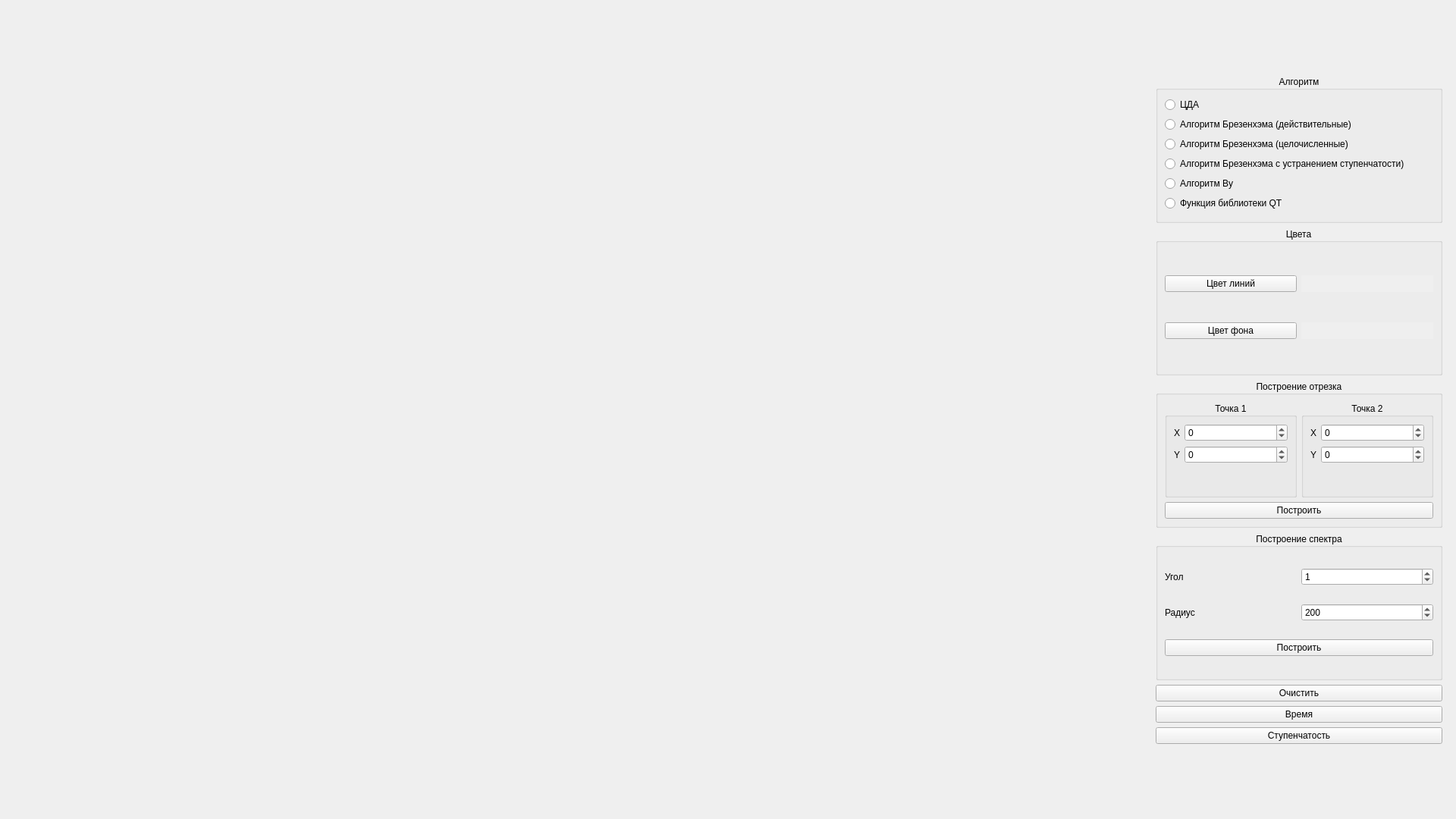
<?xml version="1.0" encoding="UTF-8"?>
<ui version="4.0">
 <class>MainWindow</class>
 <widget class="QMainWindow" name="MainWindow">
  <property name="geometry">
   <rect>
    <x>0</x>
    <y>0</y>
    <width>1920</width>
    <height>1080</height>
   </rect>
  </property>
  <property name="sizePolicy">
   <sizepolicy hsizetype="Minimum" vsizetype="Minimum">
    <horstretch>0</horstretch>
    <verstretch>0</verstretch>
   </sizepolicy>
  </property>
  <property name="minimumSize">
   <size>
    <width>1920</width>
    <height>1080</height>
   </size>
  </property>
  <property name="maximumSize">
   <size>
    <width>1920</width>
    <height>1080</height>
   </size>
  </property>
  <property name="baseSize">
   <size>
    <width>1920</width>
    <height>1080</height>
   </size>
  </property>
  <property name="windowTitle">
   <string>MainWindow</string>
  </property>
  <widget class="QWidget" name="centralwidget">
   <property name="sizePolicy">
    <sizepolicy hsizetype="Minimum" vsizetype="Minimum">
     <horstretch>0</horstretch>
     <verstretch>0</verstretch>
    </sizepolicy>
   </property>
   <property name="minimumSize">
    <size>
     <width>1920</width>
     <height>1080</height>
    </size>
   </property>
   <property name="maximumSize">
    <size>
     <width>1920</width>
     <height>1080</height>
    </size>
   </property>
   <property name="baseSize">
    <size>
     <width>1920</width>
     <height>1080</height>
    </size>
   </property>
   <layout class="QHBoxLayout" name="horizontalLayout" stretch="3,1">
    <item>
     <widget class="QLabel" name="PainterWidget">
      <property name="sizePolicy">
       <sizepolicy hsizetype="Minimum" vsizetype="Minimum">
        <horstretch>0</horstretch>
        <verstretch>0</verstretch>
       </sizepolicy>
      </property>
      <property name="minimumSize">
       <size>
        <width>1500</width>
        <height>900</height>
       </size>
      </property>
      <property name="maximumSize">
       <size>
        <width>1500</width>
        <height>900</height>
       </size>
      </property>
      <property name="autoFillBackground">
       <bool>true</bool>
      </property>
      <property name="text">
       <string/>
      </property>
     </widget>
    </item>
    <item>
     <widget class="QWidget" name="widget" native="true">
      <property name="sizePolicy">
       <sizepolicy hsizetype="Preferred" vsizetype="Preferred">
        <horstretch>0</horstretch>
        <verstretch>0</verstretch>
       </sizepolicy>
      </property>
      <property name="minimumSize">
       <size>
        <width>0</width>
        <height>900</height>
       </size>
      </property>
      <property name="maximumSize">
       <size>
        <width>16777215</width>
        <height>900</height>
       </size>
      </property>
      <property name="baseSize">
       <size>
        <width>0</width>
        <height>720</height>
       </size>
      </property>
      <layout class="QVBoxLayout" name="verticalLayout">
       <item>
        <widget class="QGroupBox" name="groupBox_4">
         <property name="title">
          <string>Алгоритм</string>
         </property>
         <property name="alignment">
          <set>Qt::AlignCenter</set>
         </property>
         <layout class="QVBoxLayout" name="verticalLayout_2">
          <item>
           <widget class="QRadioButton" name="DDACheck">
            <property name="text">
             <string>ЦДА</string>
            </property>
           </widget>
          </item>
          <item>
           <widget class="QRadioButton" name="BresenhamRealCheck">
            <property name="text">
             <string>Алгоритм Брезенхэма (действительные)</string>
            </property>
           </widget>
          </item>
          <item>
           <widget class="QRadioButton" name="BresenhamIntegerCheck">
            <property name="text">
             <string>Алгоритм Брезенхэма (целочисленные)</string>
            </property>
           </widget>
          </item>
          <item>
           <widget class="QRadioButton" name="BresenhamNoStepsCheck">
            <property name="text">
             <string>Алгоритм Брезенхэма с устранением ступенчатости)</string>
            </property>
           </widget>
          </item>
          <item>
           <widget class="QRadioButton" name="WuCheck">
            <property name="text">
             <string>Алгоритм Ву</string>
            </property>
           </widget>
          </item>
          <item>
           <widget class="QRadioButton" name="LibraryCheck">
            <property name="text">
             <string>Функция библиотеки QT</string>
            </property>
           </widget>
          </item>
         </layout>
        </widget>
       </item>
       <item>
        <widget class="QGroupBox" name="groupBox_3">
         <property name="title">
          <string>Цвета</string>
         </property>
         <property name="alignment">
          <set>Qt::AlignCenter</set>
         </property>
         <layout class="QGridLayout" name="gridLayout_3">
          <item row="0" column="0">
           <widget class="QPushButton" name="LineColorButton">
            <property name="text">
             <string>Цвет линий</string>
            </property>
           </widget>
          </item>
          <item row="0" column="1">
           <widget class="QLabel" name="LineColorLabel">
            <property name="autoFillBackground">
             <bool>true</bool>
            </property>
            <property name="text">
             <string/>
            </property>
           </widget>
          </item>
          <item row="1" column="0">
           <widget class="QPushButton" name="BackgroundColorButton">
            <property name="text">
             <string>Цвет фона</string>
            </property>
           </widget>
          </item>
          <item row="1" column="1">
           <widget class="QLabel" name="BackgroundColorLabel">
            <property name="autoFillBackground">
             <bool>true</bool>
            </property>
            <property name="text">
             <string/>
            </property>
           </widget>
          </item>
         </layout>
        </widget>
       </item>
       <item>
        <widget class="QGroupBox" name="groupBox">
         <property name="title">
          <string>Построение отрезка</string>
         </property>
         <property name="alignment">
          <set>Qt::AlignCenter</set>
         </property>
         <layout class="QGridLayout" name="gridLayout">
          <item row="0" column="1">
           <widget class="QGroupBox" name="groupBox_6">
            <property name="title">
             <string>Точка 2</string>
            </property>
            <property name="alignment">
             <set>Qt::AlignCenter</set>
            </property>
            <layout class="QFormLayout" name="formLayout_2">
             <item row="0" column="0">
              <widget class="QLabel" name="Point2XLabel">
               <property name="text">
                <string>X</string>
               </property>
              </widget>
             </item>
             <item row="0" column="1">
              <widget class="QSpinBox" name="Point2XInput">
               <property name="minimum">
                <number>-900000000</number>
               </property>
               <property name="maximum">
                <number>900000000</number>
               </property>
              </widget>
             </item>
             <item row="1" column="0">
              <widget class="QLabel" name="Point2YLabel">
               <property name="text">
                <string>Y</string>
               </property>
              </widget>
             </item>
             <item row="1" column="1">
              <widget class="QSpinBox" name="Point2YInput">
               <property name="minimum">
                <number>-900000000</number>
               </property>
               <property name="maximum">
                <number>900000000</number>
               </property>
              </widget>
             </item>
            </layout>
           </widget>
          </item>
          <item row="1" column="0" colspan="2">
           <widget class="QPushButton" name="DrawSegmentButton">
            <property name="text">
             <string>Построить</string>
            </property>
           </widget>
          </item>
          <item row="0" column="0">
           <widget class="QGroupBox" name="groupBox_5">
            <property name="title">
             <string>Точка 1</string>
            </property>
            <property name="alignment">
             <set>Qt::AlignCenter</set>
            </property>
            <layout class="QFormLayout" name="formLayout">
             <item row="0" column="0">
              <widget class="QLabel" name="Point1XLabel">
               <property name="text">
                <string>X</string>
               </property>
              </widget>
             </item>
             <item row="0" column="1">
              <widget class="QSpinBox" name="Point1XInput">
               <property name="minimum">
                <number>-900000000</number>
               </property>
               <property name="maximum">
                <number>900000000</number>
               </property>
              </widget>
             </item>
             <item row="1" column="0">
              <widget class="QLabel" name="Point1YLabel">
               <property name="text">
                <string>Y</string>
               </property>
              </widget>
             </item>
             <item row="1" column="1">
              <widget class="QSpinBox" name="Point1YInput">
               <property name="minimum">
                <number>-900000000</number>
               </property>
               <property name="maximum">
                <number>900000000</number>
               </property>
              </widget>
             </item>
            </layout>
           </widget>
          </item>
         </layout>
        </widget>
       </item>
       <item>
        <widget class="QGroupBox" name="groupBox_2">
         <property name="title">
          <string>Построение спектра</string>
         </property>
         <property name="alignment">
          <set>Qt::AlignCenter</set>
         </property>
         <layout class="QGridLayout" name="gridLayout_2">
          <item row="0" column="0">
           <widget class="QLabel" name="label">
            <property name="text">
             <string>Угол</string>
            </property>
           </widget>
          </item>
          <item row="0" column="1">
           <widget class="QSpinBox" name="RangeAngleInput">
            <property name="minimum">
             <number>-9000000</number>
            </property>
            <property name="maximum">
             <number>9000000</number>
            </property>
            <property name="value">
             <number>1</number>
            </property>
           </widget>
          </item>
          <item row="1" column="0">
           <widget class="QLabel" name="label_2">
            <property name="text">
             <string>Радиус</string>
            </property>
           </widget>
          </item>
          <item row="1" column="1">
           <widget class="QSpinBox" name="RangeRadiusInput">
            <property name="minimum">
             <number>-9000000</number>
            </property>
            <property name="maximum">
             <number>9000000</number>
            </property>
            <property name="value">
             <number>200</number>
            </property>
           </widget>
          </item>
          <item row="2" column="0" colspan="2">
           <widget class="QPushButton" name="DrawRangeButton">
            <property name="text">
             <string>Построить</string>
            </property>
           </widget>
          </item>
         </layout>
        </widget>
       </item>
       <item>
        <widget class="QPushButton" name="ClearScreenButton">
         <property name="text">
          <string>Очистить</string>
         </property>
        </widget>
       </item>
       <item>
        <widget class="QPushButton" name="ResearchTimeButton">
         <property name="text">
          <string>Время</string>
         </property>
        </widget>
       </item>
       <item>
        <widget class="QPushButton" name="ResearchStepsButton">
         <property name="text">
          <string>Ступенчатость</string>
         </property>
        </widget>
       </item>
      </layout>
     </widget>
    </item>
   </layout>
  </widget>
 </widget>
 <resources/>
 <connections/>
</ui>
